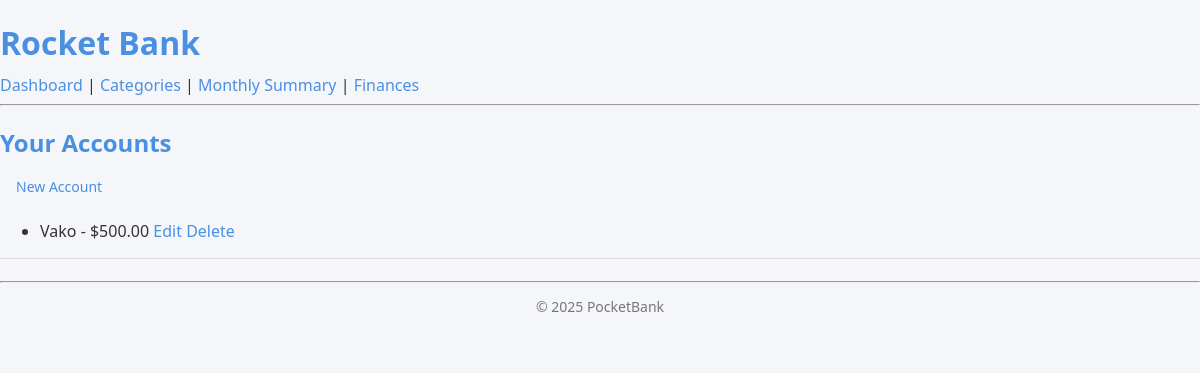
/accounts/ (signed in), run on an earlier commit of the app's database.
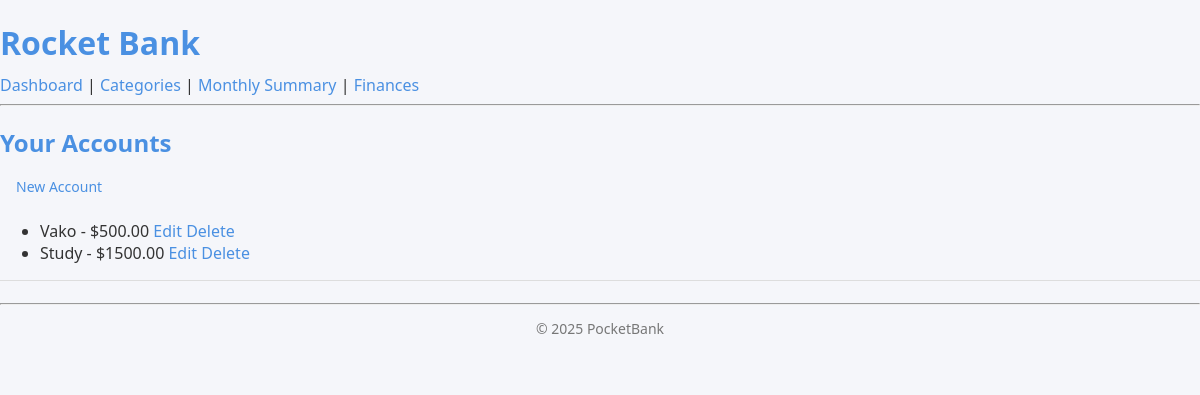
And on a later commit of the database.
### finance/models.py (models this page shows, shortened)
class Account(models.Model):
    name = models.CharField(max_length=50)
    balance = models.DecimalField(max_digits=15, decimal_places=2)
    owner = models.ForeignKey(User, on_delete=models.CASCADE)
    is_active = models.BooleanField(default=True)
    ACCOUNT_TYPES = [
    ('checking', 'Checking'),
    ('savings', 'Savings'),
    ('credit', 'Credit Card'),
]
    account_type = models.CharField(max_length=20, choices=ACCOUNT_TYPES)

### accounts/views.py (the view)
# urls.py: path('', AccountListView.as_view(), name='accounts_list'),
class AccountListView(LoginRequiredMixin, ListView):
    model = Account
    template_name = 'accounts/accounts_list.html'
    context_object_name = 'accounts'
    def get_queryset(self):
        return Account.objects.filter(owner=self.request.user)

### templates/accounts/accounts_list.html
{% extends "base.html" %}
{% block content %}
<h2>Your Accounts</h2>
<a href="{% url 'account_create' %}" class="btn btn-success">New Account</a>
<ul>
    {% for account in object_list %}
        <li>
            {{ account.name }} - ${{ account.balance }}
            <a href="{% url 'account_edit' account.pk %}">Edit</a>
            <a href="{% url 'account_delete' account.pk %}">Delete</a>
        </li>
    {% empty %}
        <li>No accounts yet.</li>
    {% endfor %}
</ul>
{% endblock %}

What changed in the data, as far as the page shows it:
added Account: name "Study", balance "1500.00"
